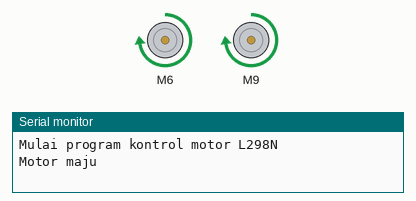
Simulated run of this sketch. Board: Arduino Uno, built with avr-gcc and run on an emulated ATmega328P. Shown: 2 × DC motor (green arrow = forward, orange = backward, longer = faster), the last lines printed to the serial monitor.

Above: at 1.0 s.
At 3.0 s:
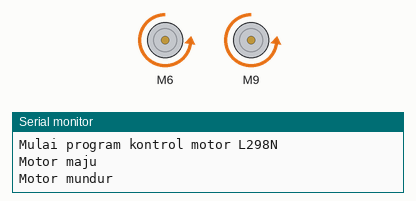
Timing chart, 0 to 5.2 s (numbered marks = the images above):
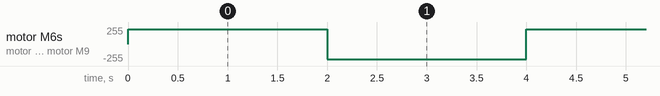

Measured:
- by itself, motor M6, motor M9: alternates forward 225/255 for 2.0 s and backward 225/255 for 2.0 s

The sketch:

l289nfix.ino
```cpp
#include <L298N.h> // Pastikan library L298N oleh Andrea Lombardo sudah terinstal

// Definisi pin untuk motor driver L298N
const int ENA = 5;  // Pin enable untuk motor A (kiri)
const int IN1 = 6;  // Pin IN1 untuk motor A
const int IN2 = 7;  // Pin  IN2 untuk motor A
const int ENB = 8;  // Pin enable untuk motor B (kanan)
const int IN3 = 9;  // Pin IN3 untuk motor B
const int IN4 = 10;  // Pin IN4 untuk motor B

// Inisialisasi objek L298N untuk masing-masing motor
L298N motorA(ENA, IN1, IN2); // Inisialisasi motor A
L298N motorB(ENB, IN3, IN4); // Inisialisasi motor B

int speed = 225;       // Kecepatan motor (0-255)
int time_delay = 2000; // Waktu delay dalam milidetik

void setup() {
  Serial.begin(9600); // Memulai komunikasi serial dengan baud rate 9600
  Serial.println("Mulai program kontrol motor L298N");
}

void loop() {
  // Motor maju (motor A dan motor B maju)
  Serial.println("Motor maju");
  motorA.setSpeed(speed);  // Atur kecepatan motor A
  motorB.setSpeed(speed);  // Atur kecepatan motor B
  motorA.forward();        // Motor A maju
  motorB.forward();        // Motor B maju
  delay(time_delay);       // Tunggu selama time_delay

  // Motor mundur (motor A dan motor B mundur)
  Serial.println("Motor mundur");
  motorA.setSpeed(speed);  // Atur kecepatan motor A
  motorB.setSpeed(speed);  // Atur kecepatan motor B
  motorA.backward();       // Motor A mundur
  motorB.backward();       // Motor B mundur
  delay(time_delay);       // Tunggu selama time_delay
}
```
